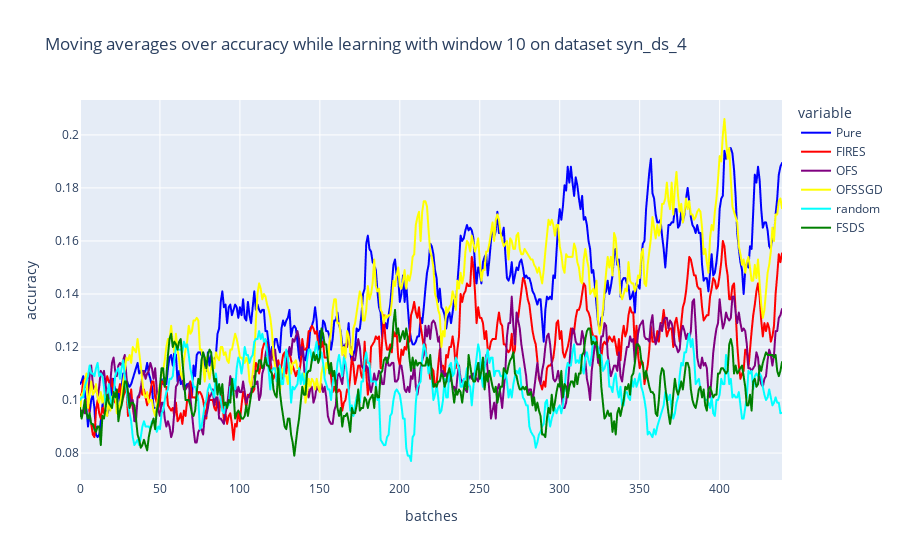

The cell this chart's notebook holds for it:
### Code cell
#moving averages
title = "Moving averages over accuracy while learning with window {} on dataset {}".format(n_window, dataset_name)
col_names = ["Pure","FIRES", "OFS", "OFSSGD", "random","FSDS"]# 
d = {"Pure":pure_moving_average, "FIRES":fires_moving_average, "OFS":ofs_moving_average, 
"OFSSGD":ofssgd_moving_average,  "random":random_moving_average,"FSDS":fsds_moving_average}
df = pd.DataFrame(d, columns=col_names)
fig = px.line(df, y=col_names, title=title, labels={"index":"batches", "value":"accuracy"}, color_discrete_map={"Pure":"blue",'FIRES': 'red', 
                                                    'OFS': 'purple','FSDS': 'green', "OFSSGD":"yellow", "random":"cyan"})
fig.write_image("{}/accuracy.{}".format(folder, export_type))
accuracy_trace = fig['data']
fig.show()

### Figure 1 — Plotly figure (JSON) as saved in the notebook; plotly's stock layout.template omitted (floating-point values rounded to 4 significant figures; data arrays with more than 128 entries replaced by an {"elided": "..."} marker saying what was removed)
{"data": [{"hovertemplate": "variable=Pure<br>batches=%{x}<br>accuracy=%{y}<extra></extra>", "legendgroup": "Pure", "line": {"color": "blue", "dash": "solid"}, "mode": "lines", "name": "Pure", "showlegend": true, "type": "scattergl", "x": {"elided": "440 int values"}, "xaxis": "x", "y": {"elided": "440 float values"}, "yaxis": "y"}, {"hovertemplate": "variable=FIRES<br>batches=%{x}<br>accuracy=%{y}<extra></extra>", "legendgroup": "FIRES", "line": {"color": "red", "dash": "solid"}, "mode": "lines", "name": "FIRES", "showlegend": true, "type": "scattergl", "x": {"elided": "440 int values"}, "xaxis": "x", "y": {"elided": "440 float values"}, "yaxis": "y"}, {"hovertemplate": "variable=OFS<br>batches=%{x}<br>accuracy=%{y}<extra></extra>", "legendgroup": "OFS", "line": {"color": "purple", "dash": "solid"}, "mode": "lines", "name": "OFS", "showlegend": true, "type": "scattergl", "x": {"elided": "440 int values"}, "xaxis": "x", "y": {"elided": "440 float values"}, "yaxis": "y"}, {"hovertemplate": "variable=OFSSGD<br>batches=%{x}<br>accuracy=%{y}<extra></extra>", "legendgroup": "OFSSGD", "line": {"color": "yellow", "dash": "solid"}, "mode": "lines", "name": "OFSSGD", "showlegend": true, "type": "scattergl", "x": {"elided": "440 int values"}, "xaxis": "x", "y": {"elided": "440 float values"}, "yaxis": "y"}, {"hovertemplate": "variable=random<br>batches=%{x}<br>accuracy=%{y}<extra></extra>", "legendgroup": "random", "line": {"color": "cyan", "dash": "solid"}, "mode": "lines", "name": "random", "showlegend": true, "type": "scattergl", "x": {"elided": "440 int values"}, "xaxis": "x", "y": {"elided": "440 float values"}, "yaxis": "y"}, {"hovertemplate": "variable=FSDS<br>batches=%{x}<br>accuracy=%{y}<extra></extra>", "legendgroup": "FSDS", "line": {"color": "green", "dash": "solid"}, "mode": "lines", "name": "FSDS", "showlegend": true, "type": "scattergl", "x": {"elided": "440 int values"}, "xaxis": "x", "y": {"elided": "440 float values"}, "yaxis": "y"}], "layout": {"legend": {"title": {"text": "variable"}, "tracegroupgap": 0}, "title": {"text": "Moving averages over accuracy while learning with window 10 on dataset syn_ds_4"}, "xaxis": {"anchor": "y", "domain": [0, 1], "title": {"text": "batches"}}, "yaxis": {"anchor": "x", "domain": [0, 1], "title": {"text": "accuracy"}}}}
